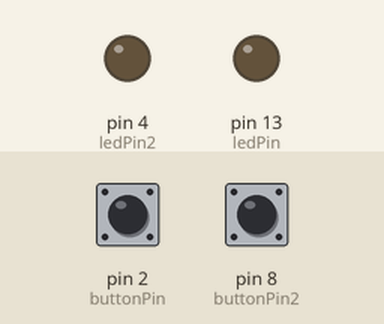
Simulated run of this sketch. Board: Arduino Uno, built with avr-gcc and run on an emulated ATmega328P. Parts: output pins drawn as LEDs (lit = HIGH). Dashed ring = blinking. Inputs (shaded band) come from the test bench; at power-on: pin 8 (buttonPin2) LOW, pin 2 (buttonPin) LOW.

Above: at 1.2 s.
1.3 s: pin 8 (buttonPin2) pulled HIGH for 1 s
At 1.54 s:
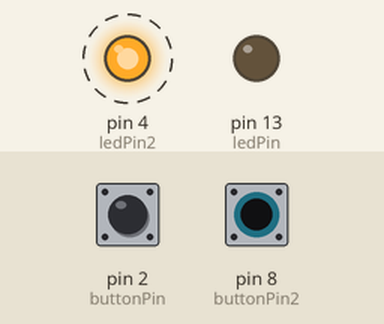
4.3 s: pin 2 (buttonPin) pulled HIGH for 3.2 s
At 4.6 s:
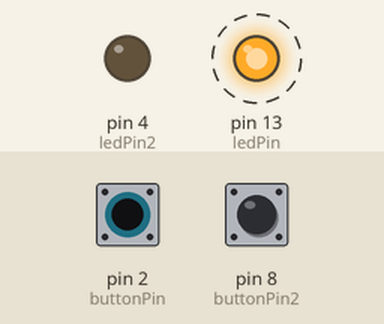
9.0 s: pin 8 (buttonPin2) pulled HIGH for 3.2 s
At 13.0 s:
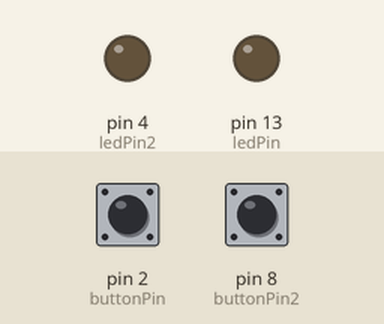
13.7 s: pin 2 (buttonPin) driven HIGH and pin 8 (buttonPin2) driven HIGH
At 14.04 s:
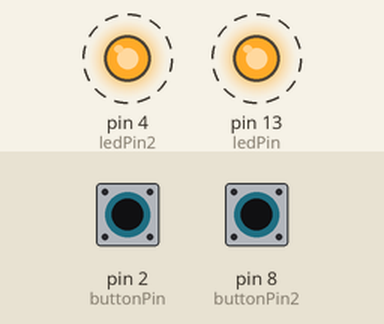
16.7 s: pin 2 (buttonPin) driven LOW
At 16.85 s:
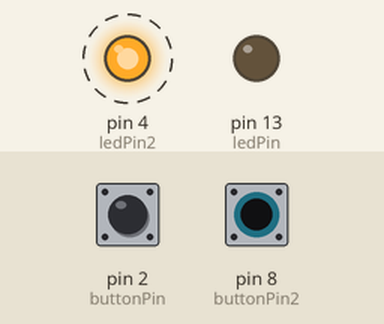
19.7 s: pin 8 (buttonPin2) driven LOW
At 21.1 s:
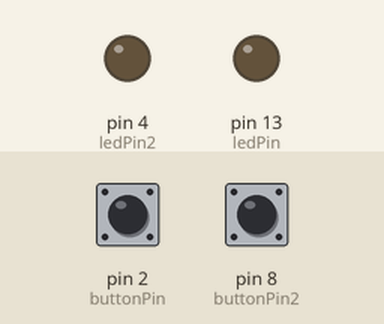
Timing chart, 0 to 22.2 s (numbered marks = the images above; inputs shaded):
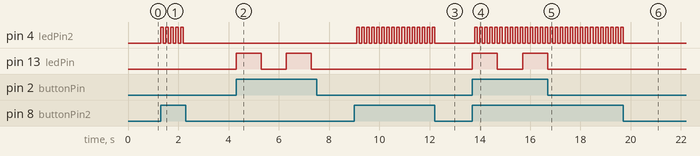

Measured:
- after the input at 1.3 s, pin 4 (ledPin2): alternates HIGH for 0.10 s and LOW for 0.10 s, 10 changes in all, then stays LOW, starting at once
- after the input at 4.3 s, pin 13 (ledPin): alternates HIGH for 1.0 s and LOW for 1.0 s, starting at once
- after the input at 9.0 s, pin 4 (ledPin2): alternates HIGH for 0.10 s and LOW for 0.10 s, 32 changes in all, then stays LOW, starting after 0.10 s
- after the input at 13.7 s, pin 4 (ledPin2): alternates HIGH for 0.10 s and LOW for 0.10 s, starting after 0.10 s; pin 13 (ledPin): alternates HIGH for 1.0 s and LOW for 1.0 s, starting at once
- after the input at 16.7 s, pin 13 (ledPin): stays LOW (without the input it goes to HIGH after 1.0 s)
- after the input at 19.7 s, pin 4 (ledPin2): goes on until 19.7 s, then stays LOW

The sketch:

BlinkingLEDButtonCode.ino
```cpp
const int buttonPin = 2; //the button connect to pin
const int ledPin = 13;//the led connect to pin13
const int buttonPin2 = 8;
const int ledPin2 = 4;


int buttonState = 0;
int buttonState2 = 0;
int ledState = LOW;
int ledState2 = LOW;


unsigned long previousMillis = 0;
unsigned long previousMillis2 = 0;

const long interval = 1000;
const long interval2 = 100;

void setup()
{
pinMode(buttonPin, INPUT); //initialize thebuttonPin as input
pinMode(ledPin, OUTPUT); //initialize the led pin as output
pinMode(buttonPin2, INPUT);
pinMode(ledPin2, OUTPUT);
}

void loop()

{
  buttonState = digitalRead(buttonPin);
  buttonState2 = digitalRead(buttonPin2);

  unsigned long currentMillis = millis();
  unsigned long currentMillis2 = millis();

  if(buttonState == HIGH){
    if(currentMillis - previousMillis >= interval){
      previousMillis = currentMillis;

      if(ledState == LOW){
        ledState = HIGH;
      }else{
        ledState = LOW;
      }

      digitalWrite(ledPin,ledState);
      //interval = (100);
    }
  } else{ digitalWrite(ledPin, LOW);
}

if(buttonState2 == HIGH){
    if(currentMillis2 - previousMillis2 >= interval2){
      previousMillis2 = currentMillis2;

      if(ledState2 == LOW){
        ledState2 = HIGH;
      }else{
        ledState2 = LOW;
      }

      digitalWrite(ledPin2,ledState2);
    //interval = (100);
    }
  } else{ digitalWrite(ledPin2, LOW);
}
}
```
